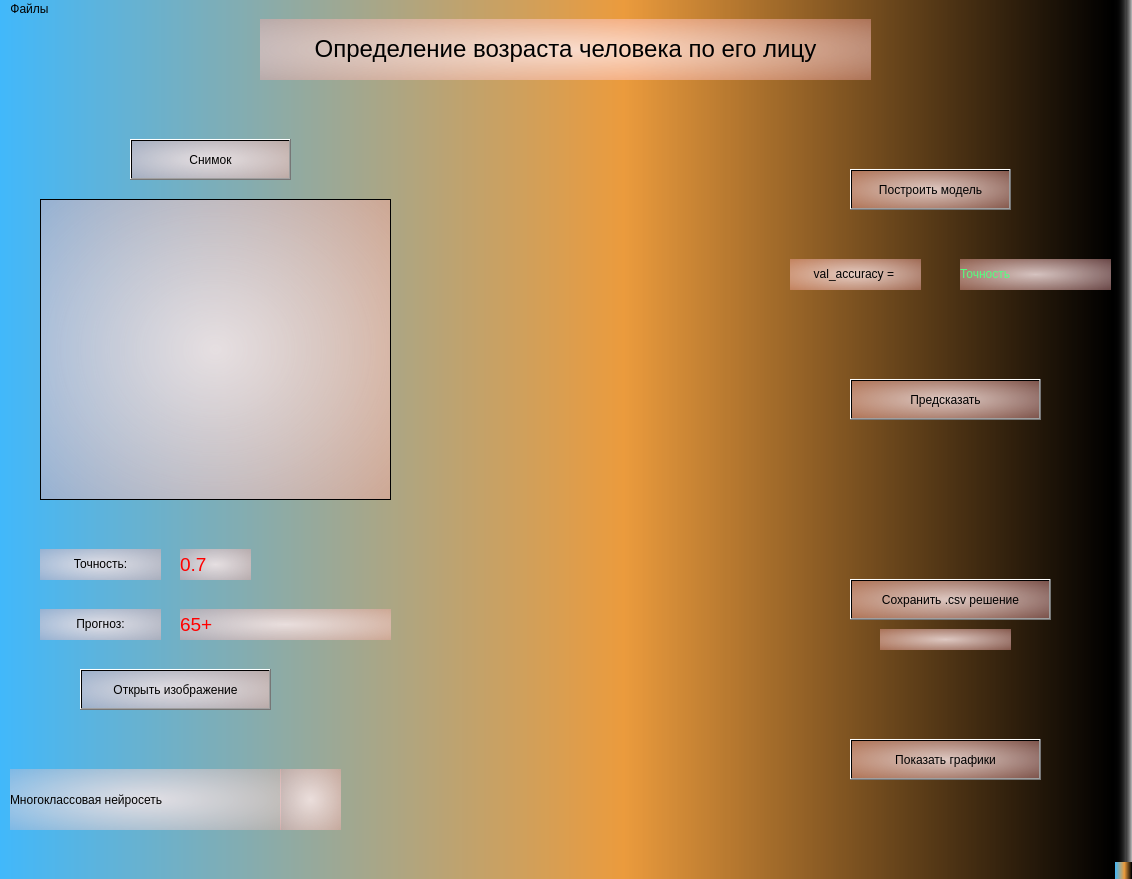
<?xml version="1.0" encoding="UTF-8"?>
<ui version="4.0">
 <class>MainWindow</class>
 <widget class="QMainWindow" name="MainWindow">
  <property name="geometry">
   <rect>
    <x>0</x>
    <y>0</y>
    <width>1132</width>
    <height>879</height>
   </rect>
  </property>
  <property name="windowTitle">
   <string>MainWindow</string>
  </property>
  <property name="styleSheet">
   <string notr="true">background-color: qlineargradient(spread:pad, x1:0, y1:0, x2:1, y2:0, stop:0 rgba(65, 184, 251, 255), stop:0.55 rgba(235, 155, 61, 255), stop:0.98 rgba(0, 0, 0, 255), stop:1 rgba(0, 0, 0, 0));</string>
  </property>
  <widget class="QWidget" name="centralwidget">
   <widget class="QLabel" name="label">
    <property name="geometry">
     <rect>
      <x>10</x>
      <y>750</y>
      <width>271</width>
      <height>61</height>
     </rect>
    </property>
    <property name="styleSheet">
     <string notr="true">font: 14pt &quot;Calibri&quot;;
background-color: qradialgradient(spread:pad, cx:0.5, cy:0.5, radius:2, fx:0.5, fy:0.5, stop:0 rgba(255, 235, 235, 206), stop:0.44 rgba(252, 128, 128, 80), stop:0.512438 rgba(124, 112, 118, 156), stop:0.751244 rgba(255, 188, 188, 80), stop:0.756219 rgba(255, 162, 162, 80), stop:1 rgba(255, 255, 255, 0));
background-color: qradialgradient(spread:pad, cx:0.5, cy:0.5, radius:2, fx:0.5, fy:0.5, stop:0 rgba(255, 235, 235, 206), stop:0.35 rgba(255, 188, 188, 80), stop:0.4 rgba(255, 162, 162, 80), stop:0.425 rgba(255, 132, 132, 156), stop:0.44 rgba(252, 128, 128, 80), stop:1 rgba(255, 255, 255, 0));</string>
    </property>
    <property name="text">
     <string>Многоклассовая нейросеть</string>
    </property>
   </widget>
   <widget class="QPushButton" name="createModelButton">
    <property name="geometry">
     <rect>
      <x>850</x>
      <y>150</y>
      <width>161</width>
      <height>41</height>
     </rect>
    </property>
    <property name="styleSheet">
     <string notr="true">font: 75 10pt &quot;MS Shell Dlg 2&quot;;
background-color: qradialgradient(spread:pad, cx:0.5, cy:0.5, radius:2, fx:0.5, fy:0.5, stop:0 rgba(255, 235, 235, 206), stop:0.44 rgba(252, 128, 128, 80), stop:0.512438 rgba(124, 112, 118, 156), stop:0.751244 rgba(255, 188, 188, 80), stop:0.756219 rgba(255, 162, 162, 80), stop:1 rgba(255, 255, 255, 0));</string>
    </property>
    <property name="text">
     <string>Построить модель</string>
    </property>
   </widget>
   <widget class="QPushButton" name="predictButton">
    <property name="geometry">
     <rect>
      <x>850</x>
      <y>360</y>
      <width>191</width>
      <height>41</height>
     </rect>
    </property>
    <property name="styleSheet">
     <string notr="true">background-color: qradialgradient(spread:pad, cx:0.5, cy:0.5, radius:2, fx:0.5, fy:0.5, stop:0 rgba(255, 235, 235, 206), stop:0.44 rgba(252, 128, 128, 80), stop:0.512438 rgba(124, 112, 118, 156), stop:0.751244 rgba(255, 188, 188, 80), stop:0.756219 rgba(255, 162, 162, 80), stop:1 rgba(255, 255, 255, 0));
font: 75 10pt &quot;MS Shell Dlg 2&quot;;</string>
    </property>
    <property name="text">
     <string>Предсказать</string>
    </property>
   </widget>
   <widget class="QPushButton" name="savecsvButton">
    <property name="geometry">
     <rect>
      <x>850</x>
      <y>560</y>
      <width>201</width>
      <height>41</height>
     </rect>
    </property>
    <property name="styleSheet">
     <string notr="true">background-color: qradialgradient(spread:pad, cx:0.5, cy:0.5, radius:2, fx:0.5, fy:0.5, stop:0 rgba(255, 235, 235, 206), stop:0.44 rgba(252, 128, 128, 80), stop:0.512438 rgba(124, 112, 118, 156), stop:0.751244 rgba(255, 188, 188, 80), stop:0.756219 rgba(255, 162, 162, 80), stop:1 rgba(255, 255, 255, 0));
font: 75 10pt &quot;MS Shell Dlg 2&quot;;</string>
    </property>
    <property name="text">
     <string>Сохранить .csv решение</string>
    </property>
   </widget>
   <widget class="QGraphicsView" name="graphicsView">
    <property name="geometry">
     <rect>
      <x>40</x>
      <y>180</y>
      <width>351</width>
      <height>301</height>
     </rect>
    </property>
    <property name="styleSheet">
     <string notr="true">background-color: qradialgradient(spread:pad, cx:0.5, cy:0.5, radius:2, fx:0.5, fy:0.5, stop:0 rgba(255, 235, 235, 206), stop:0.44 rgba(252, 128, 128, 80), stop:0.512438 rgba(124, 112, 118, 156), stop:0.751244 rgba(255, 188, 188, 80), stop:0.756219 rgba(255, 162, 162, 80), stop:1 rgba(255, 255, 255, 0));</string>
    </property>
   </widget>
   <widget class="QLabel" name="label_2">
    <property name="geometry">
     <rect>
      <x>260</x>
      <y>0</y>
      <width>611</width>
      <height>61</height>
     </rect>
    </property>
    <property name="styleSheet">
     <string notr="true">background-color: qradialgradient(spread:pad, cx:0.5, cy:0.5, radius:2, fx:0.5, fy:0.5, stop:0 rgba(255, 235, 235, 206), stop:0.44 rgba(252, 128, 128, 80), stop:0.512438 rgba(124, 112, 118, 156), stop:0.751244 rgba(255, 188, 188, 80), stop:0.756219 rgba(255, 162, 162, 80), stop:1 rgba(255, 255, 255, 0));
font: 16pt &quot;Calibri&quot;;</string>
    </property>
    <property name="text">
     <string>&lt;html&gt;&lt;head/&gt;&lt;body&gt;&lt;p align=&quot;center&quot;&gt;&lt;span style=&quot; font-size:18pt;&quot;&gt;Определение возраста человека по его лицу&lt;/span&gt;&lt;/p&gt;&lt;/body&gt;&lt;/html&gt;</string>
    </property>
   </widget>
   <widget class="QLabel" name="label_3">
    <property name="geometry">
     <rect>
      <x>40</x>
      <y>530</y>
      <width>121</width>
      <height>31</height>
     </rect>
    </property>
    <property name="styleSheet">
     <string notr="true">background-color: qradialgradient(spread:pad, cx:0.5, cy:0.5, radius:2, fx:0.5, fy:0.5, stop:0 rgba(255, 235, 235, 206), stop:0.44 rgba(252, 128, 128, 80), stop:0.512438 rgba(124, 112, 118, 156), stop:0.751244 rgba(255, 188, 188, 80), stop:0.756219 rgba(255, 162, 162, 80), stop:1 rgba(255, 255, 255, 0));
font: 12pt &quot;Calibri&quot;;</string>
    </property>
    <property name="text">
     <string>&lt;html&gt;&lt;head/&gt;&lt;body&gt;&lt;p align=&quot;center&quot;&gt;Точность:&lt;/p&gt;&lt;/body&gt;&lt;/html&gt;</string>
    </property>
   </widget>
   <widget class="QLabel" name="label_4">
    <property name="geometry">
     <rect>
      <x>40</x>
      <y>590</y>
      <width>121</width>
      <height>31</height>
     </rect>
    </property>
    <property name="styleSheet">
     <string notr="true">background-color: qradialgradient(spread:pad, cx:0.5, cy:0.5, radius:2, fx:0.5, fy:0.5, stop:0 rgba(255, 235, 235, 206), stop:0.44 rgba(252, 128, 128, 80), stop:0.512438 rgba(124, 112, 118, 156), stop:0.751244 rgba(255, 188, 188, 80), stop:0.756219 rgba(255, 162, 162, 80), stop:1 rgba(255, 255, 255, 0));
font: 12pt &quot;Calibri&quot;;</string>
    </property>
    <property name="text">
     <string>&lt;html&gt;&lt;head/&gt;&lt;body&gt;&lt;p align=&quot;center&quot;&gt;Прогноз:&lt;/p&gt;&lt;/body&gt;&lt;/html&gt;</string>
    </property>
   </widget>
   <widget class="QLabel" name="accuracy">
    <property name="geometry">
     <rect>
      <x>180</x>
      <y>530</y>
      <width>71</width>
      <height>31</height>
     </rect>
    </property>
    <property name="styleSheet">
     <string notr="true">background-color: qradialgradient(spread:pad, cx:0.5, cy:0.5, radius:2, fx:0.5, fy:0.5, stop:0 rgba(255, 235, 235, 206), stop:0.44 rgba(252, 128, 128, 80), stop:0.512438 rgba(124, 112, 118, 156), stop:0.751244 rgba(255, 188, 188, 80), stop:0.756219 rgba(255, 162, 162, 80), stop:1 rgba(255, 255, 255, 0));
font: 14pt &quot;Calibri&quot;;</string>
    </property>
    <property name="text">
     <string>&lt;html&gt;&lt;head/&gt;&lt;body&gt;&lt;p&gt;&lt;span style=&quot; font-size:14pt; color:#ff0000;&quot;&gt;0.7&lt;/span&gt;&lt;/p&gt;&lt;/body&gt;&lt;/html&gt;</string>
    </property>
   </widget>
   <widget class="QLabel" name="prediction">
    <property name="geometry">
     <rect>
      <x>180</x>
      <y>590</y>
      <width>211</width>
      <height>31</height>
     </rect>
    </property>
    <property name="styleSheet">
     <string notr="true">background-color: qradialgradient(spread:pad, cx:0.5, cy:0.5, radius:2, fx:0.5, fy:0.5, stop:0 rgba(255, 235, 235, 206), stop:0.44 rgba(252, 128, 128, 80), stop:0.512438 rgba(124, 112, 118, 156), stop:0.751244 rgba(255, 188, 188, 80), stop:0.756219 rgba(255, 162, 162, 80), stop:1 rgba(255, 255, 255, 0));
font: 14pt &quot;Calibri&quot;;</string>
    </property>
    <property name="text">
     <string>&lt;html&gt;&lt;head/&gt;&lt;body&gt;&lt;p&gt;&lt;span style=&quot; font-size:14pt; color:#ff0000;&quot;&gt;65+&lt;/span&gt;&lt;/p&gt;&lt;/body&gt;&lt;/html&gt;</string>
    </property>
   </widget>
   <widget class="QPushButton" name="shootButton">
    <property name="geometry">
     <rect>
      <x>130</x>
      <y>120</y>
      <width>161</width>
      <height>41</height>
     </rect>
    </property>
    <property name="styleSheet">
     <string notr="true">background-color: qradialgradient(spread:pad, cx:0.5, cy:0.5, radius:2, fx:0.5, fy:0.5, stop:0 rgba(255, 235, 235, 206), stop:0.44 rgba(252, 128, 128, 80), stop:0.512438 rgba(124, 112, 118, 156), stop:0.751244 rgba(255, 188, 188, 80), stop:0.756219 rgba(255, 162, 162, 80), stop:1 rgba(255, 255, 255, 0));
font: 75 10pt &quot;MS Shell Dlg 2&quot;;
</string>
    </property>
    <property name="text">
     <string>Снимок</string>
    </property>
   </widget>
   <widget class="QLabel" name="val_accuracy">
    <property name="geometry">
     <rect>
      <x>960</x>
      <y>240</y>
      <width>151</width>
      <height>31</height>
     </rect>
    </property>
    <property name="styleSheet">
     <string notr="true">background-color: qradialgradient(spread:pad, cx:0.5, cy:0.5, radius:2, fx:0.5, fy:0.5, stop:0 rgba(255, 235, 235, 206), stop:0.44 rgba(252, 128, 128, 80), stop:0.512438 rgba(124, 112, 118, 156), stop:0.751244 rgba(255, 188, 188, 80), stop:0.756219 rgba(255, 162, 162, 80), stop:1 rgba(255, 255, 255, 0));
font: 10pt &quot;MS Shell Dlg 2&quot;;</string>
    </property>
    <property name="text">
     <string>&lt;html&gt;&lt;head/&gt;&lt;body&gt;&lt;p&gt;&lt;span style=&quot; color:#55ff7f;&quot;&gt;Точность&lt;/span&gt;&lt;/p&gt;&lt;/body&gt;&lt;/html&gt;</string>
    </property>
   </widget>
   <widget class="QPushButton" name="openImageButton">
    <property name="geometry">
     <rect>
      <x>80</x>
      <y>650</y>
      <width>191</width>
      <height>41</height>
     </rect>
    </property>
    <property name="styleSheet">
     <string notr="true">background-color: qradialgradient(spread:pad, cx:0.5, cy:0.5, radius:2, fx:0.5, fy:0.5, stop:0 rgba(255, 235, 235, 206), stop:0.44 rgba(252, 128, 128, 80), stop:0.512438 rgba(124, 112, 118, 156), stop:0.751244 rgba(255, 188, 188, 80), stop:0.756219 rgba(255, 162, 162, 80), stop:1 rgba(255, 255, 255, 0));
font: 75 10pt &quot;MS Shell Dlg 2&quot;;</string>
    </property>
    <property name="text">
     <string>Открыть изображение</string>
    </property>
   </widget>
   <widget class="QLabel" name="label_5">
    <property name="geometry">
     <rect>
      <x>790</x>
      <y>240</y>
      <width>131</width>
      <height>31</height>
     </rect>
    </property>
    <property name="styleSheet">
     <string notr="true">background-color: qradialgradient(spread:pad, cx:0.5, cy:0.5, radius:2, fx:0.5, fy:0.5, stop:0 rgba(255, 235, 235, 206), stop:0.44 rgba(252, 128, 128, 80), stop:0.512438 rgba(124, 112, 118, 156), stop:0.751244 rgba(255, 188, 188, 80), stop:0.756219 rgba(255, 162, 162, 80), stop:1 rgba(255, 255, 255, 0));
font: 75 10pt &quot;MS Shell Dlg 2&quot;;</string>
    </property>
    <property name="text">
     <string>&lt;html&gt;&lt;head/&gt;&lt;body&gt;&lt;p align=&quot;center&quot;&gt;val_accuracy = &lt;/p&gt;&lt;/body&gt;&lt;/html&gt;</string>
    </property>
   </widget>
   <widget class="QLabel" name="saveAnswer">
    <property name="geometry">
     <rect>
      <x>880</x>
      <y>610</y>
      <width>131</width>
      <height>21</height>
     </rect>
    </property>
    <property name="styleSheet">
     <string notr="true">background-color: qradialgradient(spread:pad, cx:0.5, cy:0.5, radius:2, fx:0.5, fy:0.5, stop:0 rgba(255, 235, 235, 206), stop:0.44 rgba(252, 128, 128, 80), stop:0.512438 rgba(124, 112, 118, 156), stop:0.751244 rgba(255, 188, 188, 80), stop:0.756219 rgba(255, 162, 162, 80), stop:1 rgba(255, 255, 255, 0));
font: 75 10pt &quot;MS Shell Dlg 2&quot;;</string>
    </property>
    <property name="text">
     <string>&lt;html&gt;&lt;head/&gt;&lt;body&gt;&lt;p align=&quot;center&quot;&gt;&lt;br/&gt;&lt;/p&gt;&lt;/body&gt;&lt;/html&gt;</string>
    </property>
   </widget>
   <widget class="QPushButton" name="graphicsButton">
    <property name="geometry">
     <rect>
      <x>850</x>
      <y>720</y>
      <width>191</width>
      <height>41</height>
     </rect>
    </property>
    <property name="styleSheet">
     <string notr="true">background-color: qradialgradient(spread:pad, cx:0.5, cy:0.5, radius:2, fx:0.5, fy:0.5, stop:0 rgba(255, 235, 235, 206), stop:0.44 rgba(252, 128, 128, 80), stop:0.512438 rgba(124, 112, 118, 156), stop:0.751244 rgba(255, 188, 188, 80), stop:0.756219 rgba(255, 162, 162, 80), stop:1 rgba(255, 255, 255, 0));
font: 75 10pt &quot;MS Shell Dlg 2&quot;;</string>
    </property>
    <property name="text">
     <string>Показать графики</string>
    </property>
   </widget>
   <widget class="QLabel" name="logo">
    <property name="geometry">
     <rect>
      <x>280</x>
      <y>750</y>
      <width>61</width>
      <height>61</height>
     </rect>
    </property>
    <property name="styleSheet">
     <string notr="true">image: url(:/myPrefix/unnamed.jpg);
background-color: qradialgradient(spread:pad, cx:0.5, cy:0.5, radius:2, fx:0.5, fy:0.5, stop:0 rgba(255, 235, 235, 206), stop:0.44 rgba(252, 128, 128, 80), stop:0.512438 rgba(124, 112, 118, 156), stop:0.751244 rgba(255, 188, 188, 80), stop:0.756219 rgba(255, 162, 162, 80), stop:1 rgba(255, 255, 255, 0));</string>
    </property>
    <property name="text">
     <string/>
    </property>
   </widget>
  </widget>
  <widget class="QMenuBar" name="menubar">
   <property name="geometry">
    <rect>
     <x>0</x>
     <y>0</y>
     <width>1132</width>
     <height>26</height>
    </rect>
   </property>
   <widget class="QMenu" name="menuOpen">
    <property name="title">
     <string>Файлы</string>
    </property>
    <addaction name="actionOpen"/>
    <addaction name="actionWebCam"/>
   </widget>
   <addaction name="menuOpen"/>
  </widget>
  <widget class="QStatusBar" name="statusbar"/>
  <action name="actionOpen">
   <property name="text">
    <string>Open</string>
   </property>
  </action>
  <action name="actionWebCam">
   <property name="text">
    <string>WebCam</string>
   </property>
  </action>
 </widget>
 <resources>
  <include location="image.qrc"/>
 </resources>
 <connections/>
</ui>
